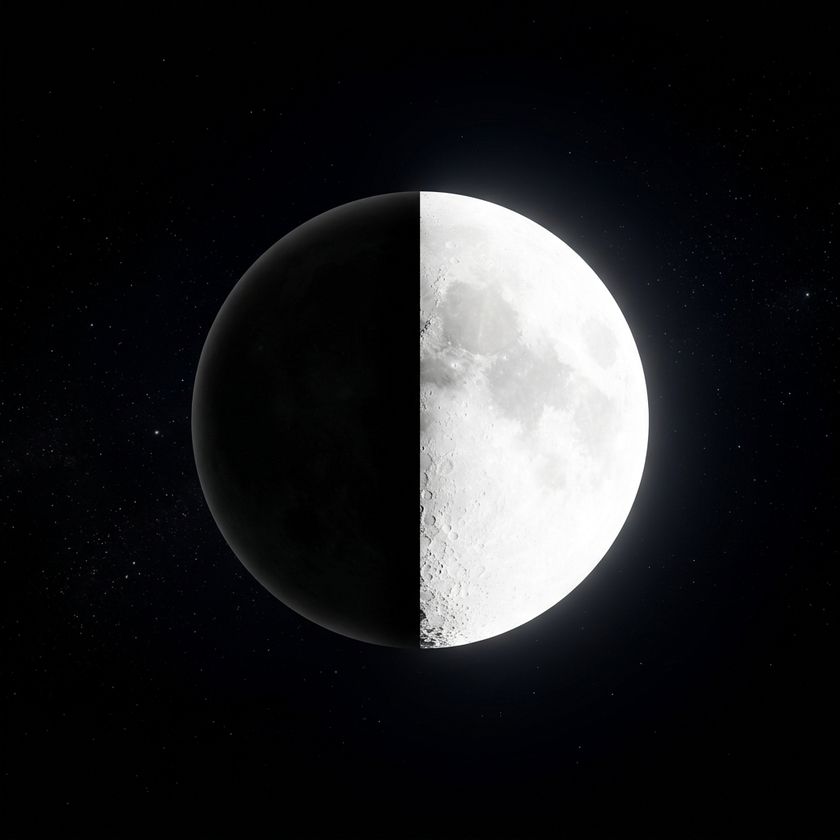
#> input picture src/assets/moon_phases/first_quarter.png, 840 x 840 px, shrunk from 1024 x 1024 before the run; its folder holds only this picture in this run
$ python remove_moon_bg.py
#> lines starting #> are read from the running program, lines starting #| are printed output that depends on the picture; after the words box and inside, x2 and y2 are one past the last pixel; in counts of white or black regions, pixels touching at a corner belong together
"""
remove_moon_bg.py — Elimina el fondo negro de los assets de fases lunares.
Usa BFS flood-fill desde las 4 esquinas con tolerancia de color.
Los resultados quedan en src/assets/moon_phases/processed/
"""
from __future__ import annotations
import numpy as np
from PIL import Image, ImageFilter
from pathlib import Path
from collections import deque


ASSETS_DIR = Path(__file__).parent.parent / "src" / "assets" / "moon_phases"
OUT_DIR = ASSETS_DIR / "processed"
TOLERANCE = 38    # distancia euclidea en RGB para considerar pixel como fondo
FEATHER = 1.2     # radio de blur suave en bordes (px)


def bfs_bg_mask(arr: np.ndarray, seeds: list[tuple[int, int]], tol: float) -> np.ndarray:
    h, w = arr.shape[:2]
    visited = np.zeros((h, w), dtype=bool)
    bg = np.zeros((h, w), dtype=bool)
    queue: deque = deque()

    seed_colors = []
    for (y, x) in seeds:
        if not visited[y, x]:
            visited[y, x] = True
            bg[y, x] = True
            queue.append((y, x))
            seed_colors.append(arr[y, x, :3].astype(float))

    seed_mean = np.mean(seed_colors, axis=0)

    while queue:
        y, x = queue.popleft()
        for dy, dx in ((-1, 0), (1, 0), (0, -1), (0, 1)):
            ny, nx = y + dy, x + dx
            if 0 <= ny < h and 0 <= nx < w and not visited[ny, nx]:
                dist = float(np.linalg.norm(arr[ny, nx, :3].astype(float) - seed_mean))
                if dist < tol:
                    visited[ny, nx] = True
                    bg[ny, nx] = True
                    queue.append((ny, nx))

    return bg


def process(src: Path, dst: Path, tol: float, feather: float) -> None:
    img = Image.open(src).convert("RGBA")
    arr = np.array(img, dtype=np.uint8)
    h, w = arr.shape[:2]

    seeds = [(0, 0), (0, w - 1), (h - 1, 0), (h - 1, w - 1)]
    bg_mask = bfs_bg_mask(arr, seeds, tol)

    # Poner alpha=0 en pixels de fondo
    arr[bg_mask, 3] = 0

    # Feathering suave en los bordes de la luna
    if feather > 0:
        alpha_img = Image.fromarray(arr[:, :, 3], mode="L")
        alpha_img = alpha_img.filter(ImageFilter.GaussianBlur(radius=feather))
        arr[:, :, 3] = np.array(alpha_img, dtype=np.uint8)

    Image.fromarray(arr).save(dst, format="PNG")
    print(f"  OK  {src.name}  ->  {dst}")


def main() -> None:
    OUT_DIR.mkdir(exist_ok=True)

    phases = sorted(p for p in ASSETS_DIR.glob("*.png") if p.is_file())
    if not phases:
        print("No se encontraron PNGs en", ASSETS_DIR)
        return

    print(f"Procesando {len(phases)} imágenes con tolerancia={TOLERANCE}, feather={FEATHER}...")
    for src in phases:
        dst = OUT_DIR / src.name
        process(src, dst, TOLERANCE, FEATHER)
#> after the loop in bfs_bg_mask, `for (y, x) in seeds:`:
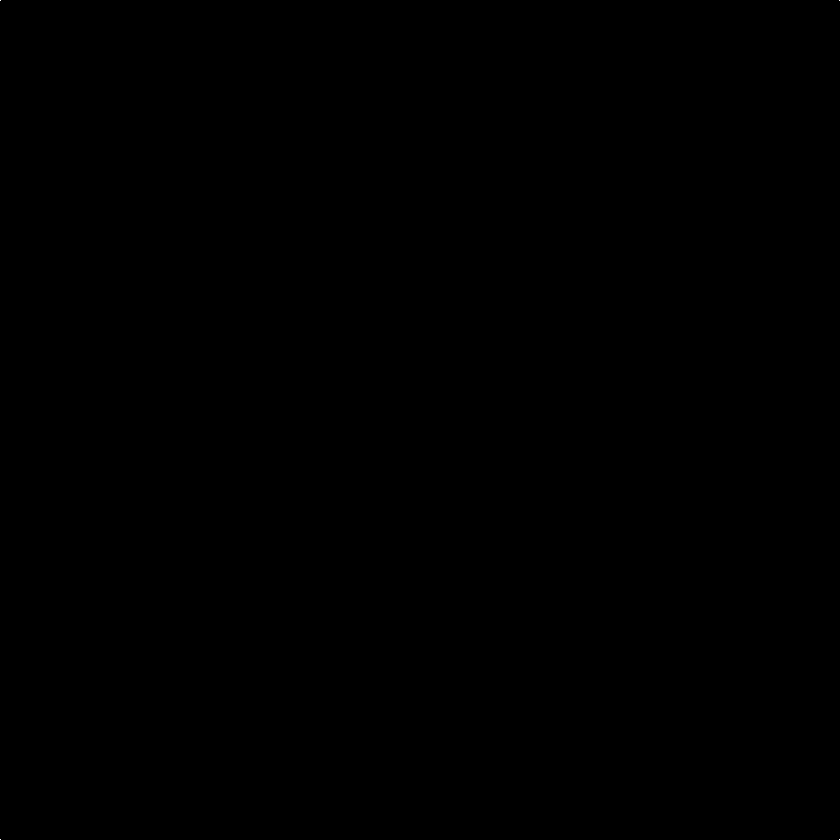
#> bg: shape (840, 840) bool; 0% white in thin lines or dots
#> after the loop in bfs_bg_mask, `for (y, x) in seeds:`: seed_colors = [[2, 4, 3], [0, 0, 0], [1, 1, 1], [0, 1, 3]]
#> in bfs_bg_mask, `seed_mean = np.mean(seed_colors, axis=0)`: seed_mean = [0.75, 1.5, 1.75]
#> the loop in bfs_bg_mask, `while queue:` made 588533 passes
#> (y, x) on passes 1 to 3: (0, 0), (0, 839), (839, 0)
#> after the loop in bfs_bg_mask, `while queue:`:
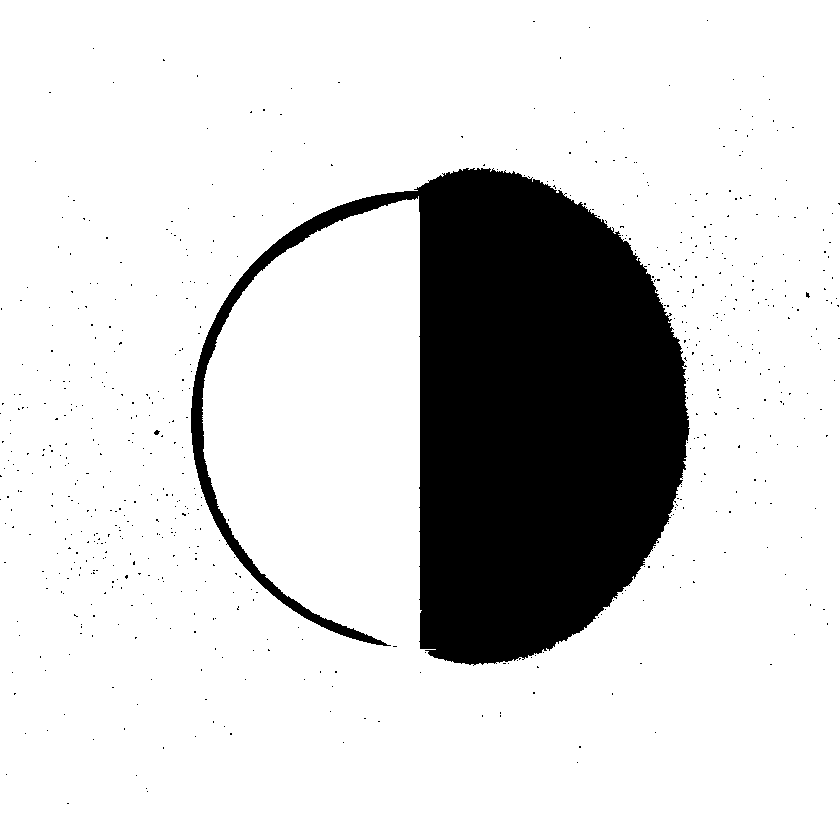
#> bg: shape (840, 840) bool; 83.4% white; 644 black regions (642 under 20 px), largest, box (x1, y1, x2, y2) and area: (191, 168, 690, 666) 115833, (154, 430, 160, 435) 20
#> in process, `arr[bg_mask, 3] = 0`:
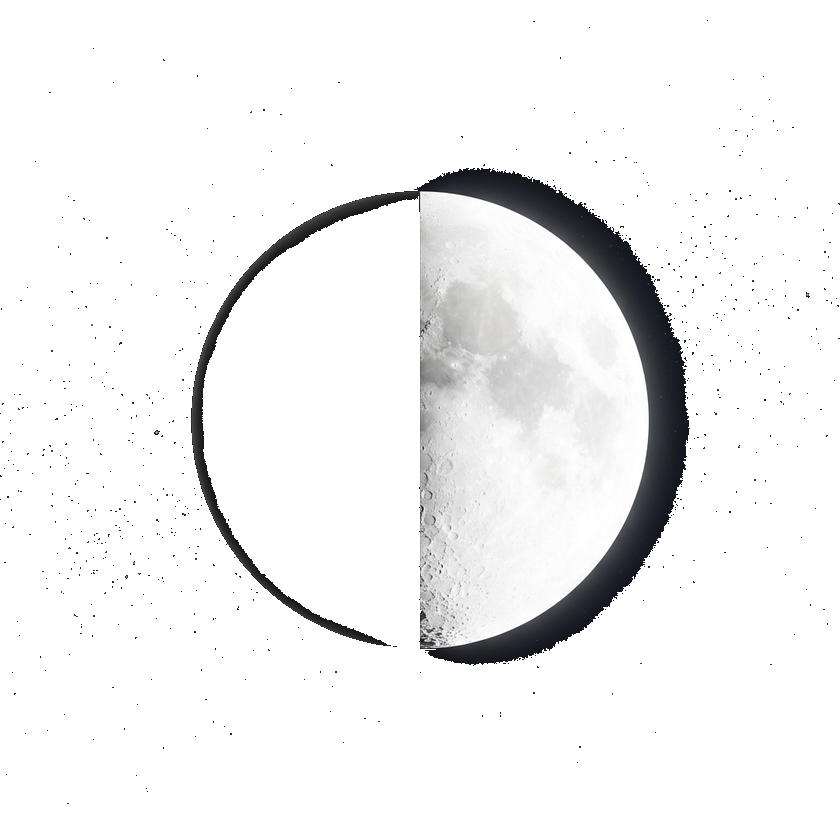
#> arr: shape (840, 840, 4); mean R, G, B, A 30.6, 31.1, 32.9, 42.3; transparent parts drawn white
#> in process, `alpha_img = alpha_img.filter(ImageFilter.GaussianBlur(radius=feather))`:
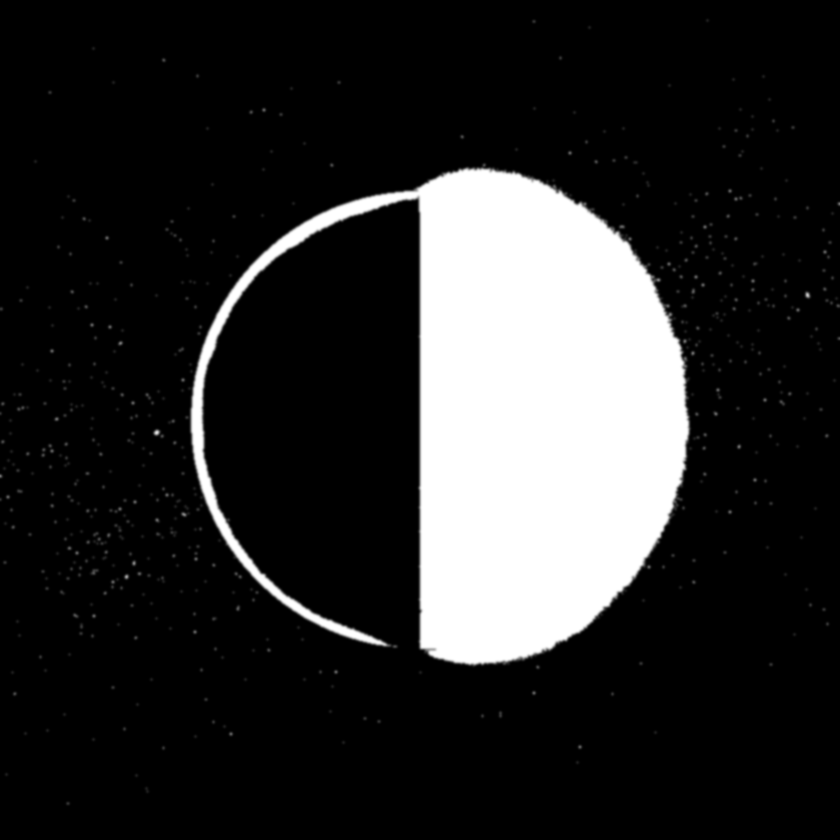
#> alpha_img: PIL image 840x840 L; min 0, max 255, mean 42.3
#> in process, `arr[:, :, 3] = np.array(alpha_img, dtype=np.uint8)`:
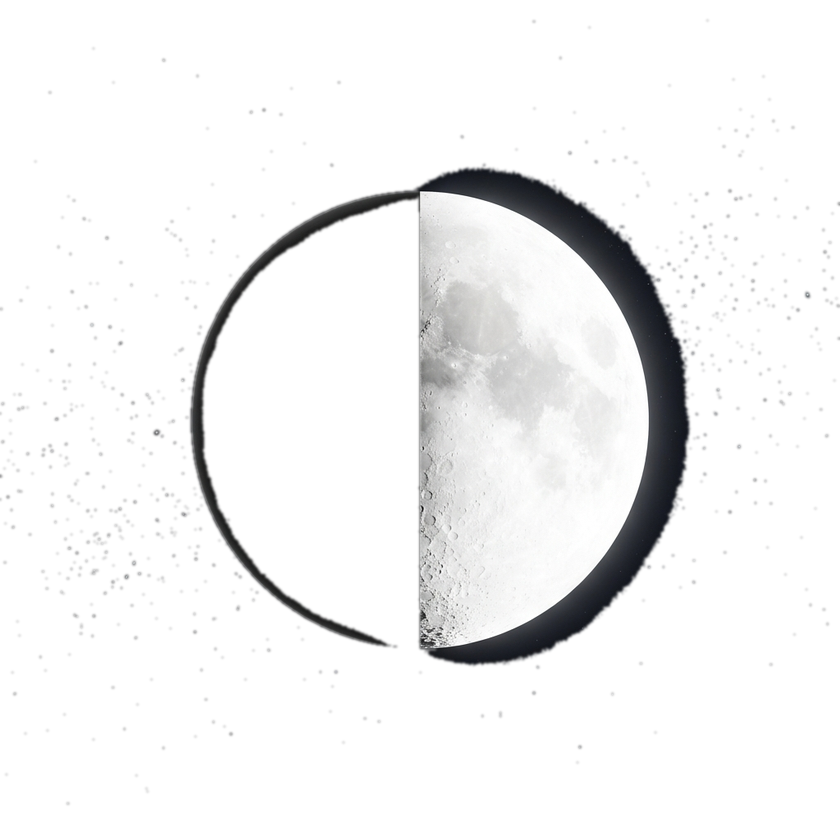
#> arr: shape (840, 840, 4); 5.98% of pixels changed, all inside (x1, y1, x2, y2) = (0, 17, 840, 807); transparent parts drawn white

    print(f"\nListo. Resultados en: {OUT_DIR}")


if __name__ == "__main__":
    main()

$ run again, on src/assets/moon_phases/full_moon.png
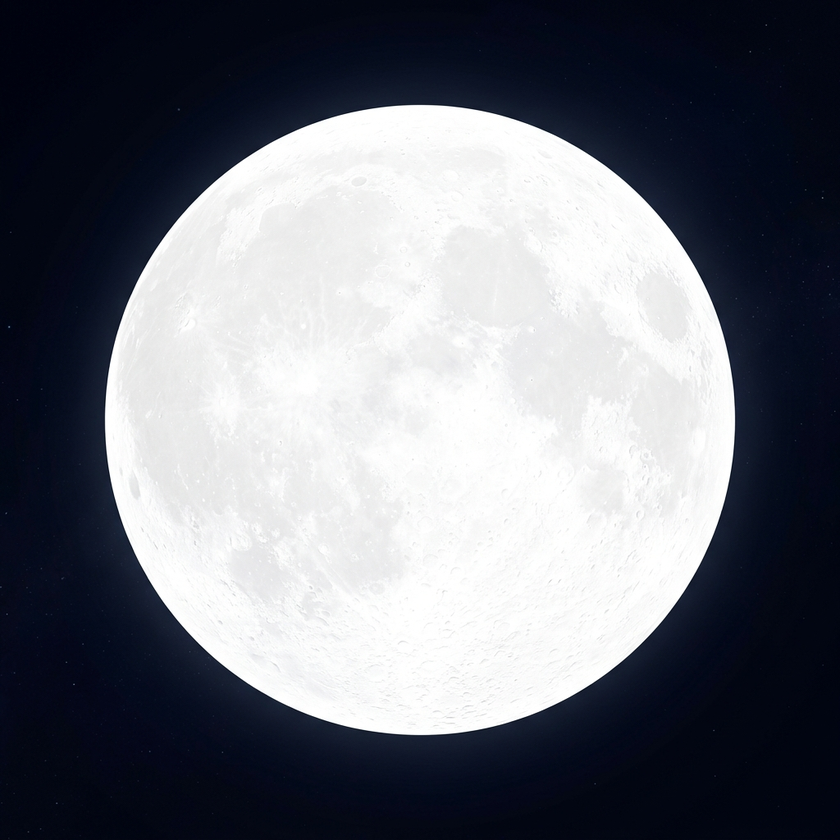
#> input picture src/assets/moon_phases/full_moon.png, 840 x 840 px, shrunk from 1024 x 1024 before the run
#> after the loop in bfs_bg_mask, `for (y, x) in seeds:`: seed_colors = [[0, 2, 15], [1, 5, 16], [2, 4, 16], [0, 4, 16]]
#> seed_mean = [0.75, 3.75, 15.75]
#> the loop in bfs_bg_mask, `while queue:` made 359299 passes
#> (y, x) on passes 1 to 3: (0, 0), (0, 839), (839, 0)
#> after the loop in bfs_bg_mask, `while queue:`:
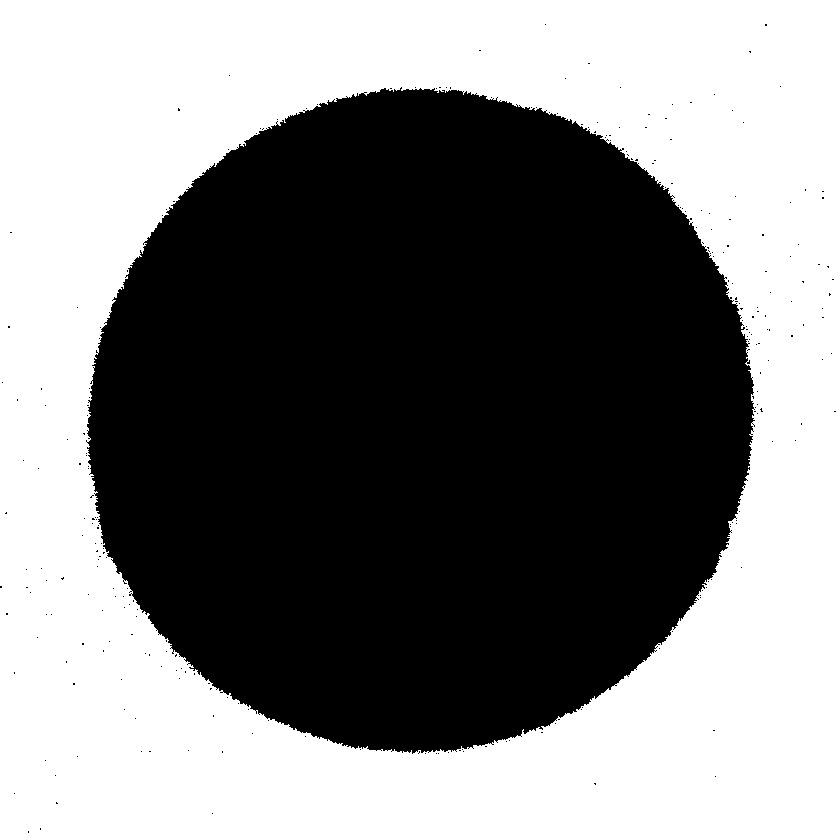
#> bg: shape (840, 840) bool; 50.9% white; 276 black regions (275 under 20 px), largest, box (x1, y1, x2, y2) and area: (86, 87, 755, 754) 345846
#> in process, `arr[:, :, 3] = np.array(alpha_img, dtype=np.uint8)`:
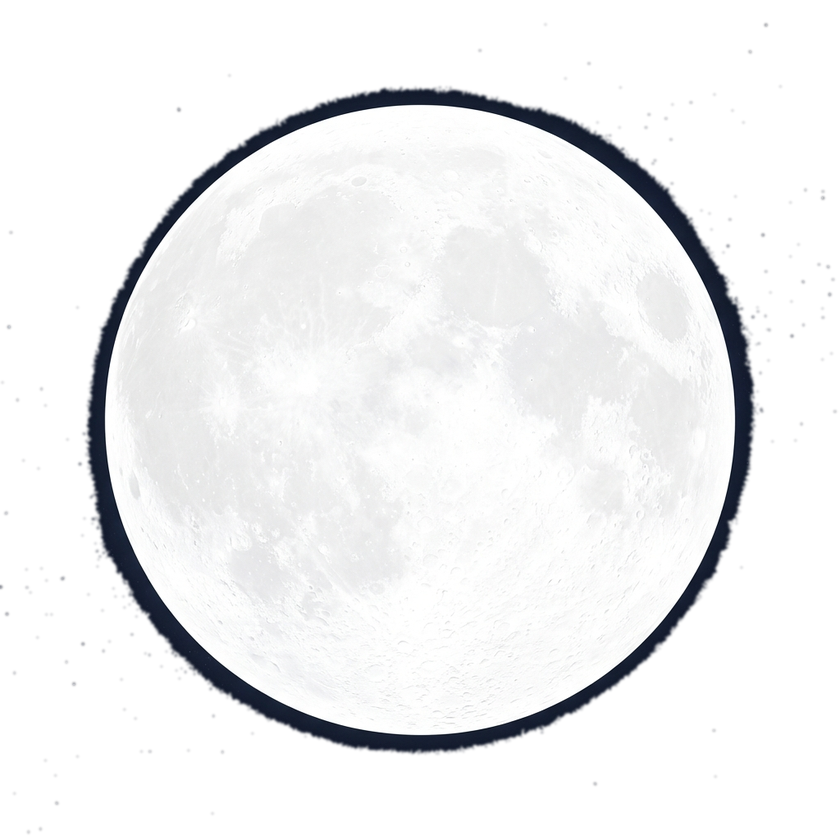
#> arr: shape (840, 840, 4); mean R, G, B, A 111.7, 114.8, 123.3, 125.2; transparent parts drawn white
